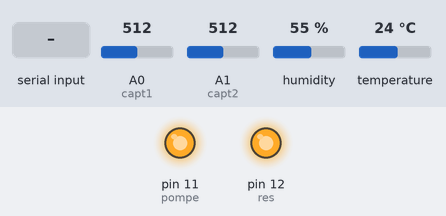
The sketch below on a simulated Arduino Uno, built with avr-gcc and run on an emulated ATmega328P. Shown: output pins drawn as LEDs (lit = HIGH). The inputs (shaded band) are chosen by the test bench; at power-on: A0 (capt1) = 512, A1 (capt2) = 512, humidity 55 %, temperature 24 °C.

Above: at 1.2 s.
1.3 s: "A" received over Serial
At 2.5 s:
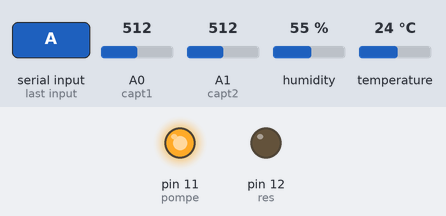
Timing chart, 0 to 4.3 s (numbered marks = the images above; inputs shaded):
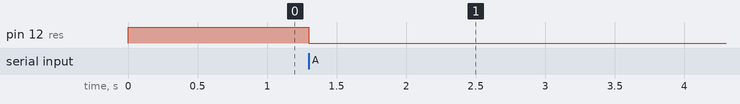

The sketch:

main.ino
```cpp
// the arduino script
// pinouts:
//  water level captor n°1 -> A0
//  water level captor n°2 -> A1
//  resistor -> 12
//  pump -> 11
//  humidity/temperature captor -> 7
#include "DHT.h"

//captors
#define DHTPIN 2
#define DHTTYPE DHT11
DHT dht(DHTPIN, DHTTYPE);
int temperature,humidity;

//captors
const int capt1 = A0;
const int capt2 = A1;
int taux1,taux2;

// relay
const int res = 12;
const int pompe = 11;

//other
int val1, val2, byte_read;

void setup() {
  Serial.begin(9600);
  dht.begin();
  pinMode(capt1,INPUT);
  pinMode(capt2,INPUT);
  pinMode(res,OUTPUT);
  pinMode(pompe,OUTPUT);
  digitalWrite(res,HIGH);
  digitalWrite(pompe,HIGH);
}

void loop() {
  byte_read = 0;
  humidity = dht.readHumidity();
  temperature = dht.readTemperature();
  taux1 = analogRead(capt1);
  taux2 = analogRead(capt2);

  while (Serial.available()) {
    byte_read = Serial.read();
    switch (byte_read){
      case 65 : //temperature needed
        digitalWrite(res,LOW);
        delay(1200000); //20 min
        digitalWrite(res,HIGH);
        break;

      case 66 : //water needed 1/2
        digitalWrite(pompe,LOW);
        delay(60000); //1min
        digitalWrite(pompe,HIGH);
        break;

      case 67 : //water needed 2/2
        digitalWrite(pompe,LOW);
        delay(30000); //30s
        digitalWrite(pompe,HIGH);
        break;

      case 68 : //send data to the raspberry pi
        Serial.println(temperature);
        Serial.println(humidity);
        Serial.println(taux1);
        Serial.println(taux2);
        break;

      default:
        break;
    }
  }

}
```

Measured:
- after the input at 1.3 s, pin 12 (res): HIGH → LOW at once
